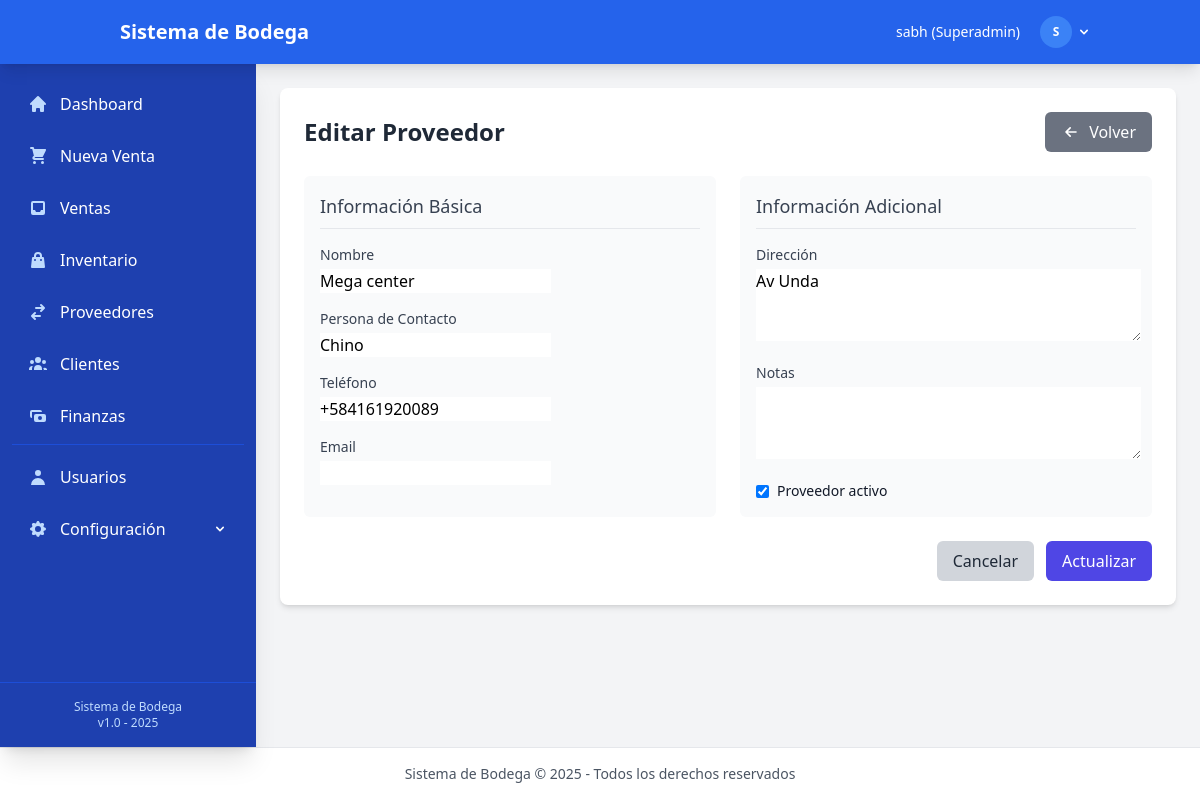
Page /suppliers/1/edit/ (signed in) on the committed database.
### accounts/models.py (models this page shows, shortened)
class User(AbstractUser):
    is_admin = models.BooleanField(default=False)
    is_employee = models.BooleanField(default=False)
    class Meta:
        verbose_name = 'Usuario'
        verbose_name_plural = 'Usuarios'
    @property
    def role(self):
        if self.is_superuser:
            return 'Superadmin'
        elif self.is_admin:
            return 'Administrador'
        elif self.is_employee:
            return 'Empleado'
        else:
            return 'Usuario'

### suppliers/models.py (models this page shows, shortened)
class Supplier(models.Model):
    name = models.CharField(
        max_length=100,
        verbose_name="Nombre"
    )
    contact_person = models.CharField(
        max_length=100,
        blank=True,
        verbose_name="Persona de Contacto"
    )
    phone = models.CharField(
        max_length=20,
        blank=True,
        verbose_name="Teléfono"
    )
    email = models.EmailField(
        blank=True,
        verbose_name="Email"
    )
    address = models.TextField(
        blank=True,
        verbose_name="Dirección"
    )
    notes = models.TextField(
        blank=True,
        verbose_name="Notas"
    )
    is_active = models.BooleanField(
        default=True,
        verbose_name="Activo"
    )
    created_at = models.DateTimeField(
        auto_now_add=True,
        verbose_name="Creado el"
    )
    updated_at = models.DateTimeField(
        auto_now=True,
        verbose_name="Actualizado el"
    )
    class Meta:
        verbose_name = "Proveedor"
        verbose_name_plural = "Proveedores"
        ordering = ['name']

### suppliers/views.py (the view)
# urls.py: path('<int:pk>/edit/', views.supplier_update, name='supplier_update'),
@login_required
def supplier_update(request, pk):
    supplier = get_object_or_404(Supplier, pk=pk)
    if request.method == 'POST':
        form = SupplierForm(request.POST, instance=supplier)
        if form.is_valid():
            form.save()
            messages.success(request, f'Proveedor "{supplier.name}" actualizado exitosamente.')
            return redirect('suppliers:supplier_detail', pk=supplier.pk)
    else:
        form = SupplierForm(instance=supplier)
    return render(request, 'suppliers/supplier_form.html', {
        'form': form,
        'supplier': supplier,
        'title': 'Editar Proveedor'
    })

### suppliers/forms.py
class SupplierForm(forms.ModelForm):
    class Meta:
        model = Supplier
        fields = [
            'name', 'contact_person', 'phone', 'email',
            'address', 'notes', 'is_active'
        ]
        widgets = {
            'name': forms.TextInput(attrs={'class': 'form-input'}),
            'contact_person': forms.TextInput(attrs={'class': 'form-input'}),
            'phone': forms.TextInput(attrs={'class': 'form-input'}),
            'email': forms.EmailInput(attrs={'class': 'form-input'}),
            'address': forms.Textarea(attrs={'class': 'form-input', 'rows': 3}),
            'notes': forms.Textarea(attrs={'class': 'form-input', 'rows': 3}),
        }

### utils/context_processors.py (called while the page is built)
def exchange_rate(request):
    latest_rate = ExchangeRate.get_latest_rate()
    return {
        'latest_exchange_rate': latest_rate,
    }

### utils/models.py (called while the page is built)
    @classmethod
    def get_latest_rate(cls):
        try:
            return cls.objects.latest()
        except cls.DoesNotExist:
            return None

### templates/suppliers/supplier_form.html (shortened to what this page needs)
{% extends 'base/base.html' %}
{% block content %}
<div class="bg-white rounded-lg shadow-md p-6 mb-6">
    <div class="flex justify-between items-center mb-6">
        <h1 class="text-2xl font-bold text-gray-800">{{ title }}</h1>
        <a href="{% url 'suppliers:supplier_list' %}" class="bg-gray-500 hover:bg-gray-600 text-white font-medium py-2 px-4 rounded-md inline-flex items-center">
            <svg xmlns="http://www.w3.org/2000/svg" class="h-5 w-5 mr-2" fill="none" viewBox="0 0 24 24" stroke="currentColor">
                <path stroke-linecap="round" stroke-linejoin="round" stroke-width="2" d="M11 17l-5-5m0 0l5-5m-5 5h12" />
            </svg>
            Volver
        </a>
    </div>
    <form method="post" class="space-y-6">
        <div class="grid grid-cols-1 md:grid-cols-2 gap-6">
            <div class="bg-gray-50 p-4 rounded-md space-y-4">
                <h2 class="text-lg font-medium text-gray-700 border-b pb-2">Información Básica</h2>
                <div>
                    <label for="{{ form.name.id_for_label }}" class="block text-sm font-medium text-gray-700 mb-1">Nombre</label>
                    {{ form.name }}
                </div>
                <div>
                    <label for="{{ form.contact_person.id_for_label }}" class="block text-sm font-medium text-gray-700 mb-1">Persona de Contacto</label>
                    {{ form.contact_person }}
                </div>
                <div>
                    <label for="{{ form.phone.id_for_label }}" class="block text-sm font-medium text-gray-700 mb-1">Teléfono</label>
                    {{ form.phone }}
                </div>
                <div>
                    <label for="{{ form.email.id_for_label }}" class="block text-sm font-medium text-gray-700 mb-1">Email</label>
                    {{ form.email }}
                </div>
            </div>
            <div class="bg-gray-50 p-4 rounded-md space-y-4">
                <h2 class="text-lg font-medium text-gray-700 border-b pb-2">Información Adicional</h2>
                <div>
                    <label for="{{ form.address.id_for_label }}" class="block text-sm font-medium text-gray-700 mb-1">Dirección</label>
                    {{ form.address }}
                </div>
                <div>
                    <label for="{{ form.notes.id_for_label }}" class="block text-sm font-medium text-gray-700 mb-1">Notas</label>
                    {{ form.notes }}
                </div>
                <div class="flex items-center mt-4">
                    {{ form.is_active }}
                    <label for="{{ form.is_active.id_for_label }}" class="ml-2 block text-sm text-gray-900">
                        Proveedor activo
                    </label>
                </div>
            </div>
        </div>
        <div class="flex justify-end space-x-3">
            <a href="{% url 'suppliers:supplier_list' %}" class="bg-gray-300 hover:bg-gray-400 text-gray-800 font-medium py-2 px-4 rounded-md">
                Cancelar
            </a>
            <button type="submit" class="bg-indigo-600 hover:bg-indigo-700 text-white font-medium py-2 px-4 rounded-md">
                {% if supplier %}Actualizar{% else %}Guardar{% endif %}
            </button>
        </div>
    </form>
</div>
{% endblock %}

### templates/base/base.html (shortened to what this page needs)
<!DOCTYPE html>
<html lang="es">
<head>
    <script src="https://cdn.tailwindcss.com"></script>
</head>
<body class="bg-gray-100 min-h-screen flex flex-col" x-data="{ sidebarOpen: false }">
    <header class="bg-blue-600 text-white shadow-lg relative z-50">
        <div class="container mx-auto px-4 py-3 flex justify-between items-center">
            <div class="flex items-center space-x-4">
                <a href="{% url 'dashboard' %}" class="text-xl font-bold hover:text-blue-200 transition-colors">
                    <span class="hidden sm:inline">Sistema de Bodega</span>
                </a>
            </div>
            {% if user.is_authenticated %}
            <div class="flex items-center space-x-4">
                <span class="text-sm hidden lg:inline">
                    {{ user.get_full_name|default:user.username }} ({{ user.role }})
                </span>
                <div x-data="{ userMenuOpen: false }" class="relative">
                    <button
                        @click="userMenuOpen = !userMenuOpen"
                        class="flex items-center text-sm focus:outline-none focus:ring-2 focus:ring-blue-300 rounded-full p-1">
                        <div class="h-8 w-8 bg-blue-500 rounded-full flex items-center justify-center">
                            <span class="text-xs font-bold">{{ user.username|first|upper }}</span>
                        </div>
                        <svg class="ml-1 h-4 w-4" xmlns="http://www.w3.org/2000/svg" viewBox="0 0 20 20" fill="currentColor">
                            <path fill-rule="evenodd" d="M5.293 7.293a1 1 0 011.414 0L10 10.586l3.293-3.293a1 1 0 111.414 1.414l-4 4a1 1 0 01-1.414 0l-4-4a1 1 0 010-1.414z" clip-rule="evenodd" />
                        </svg>
                    </button>
                </div>
            </div>
            {% endif %}
        </div>
    </header>
    <div class="flex flex-1 relative">
        {% if user.is_authenticated %}
        <aside class="sidebar-transition fixed md:static inset-y-0 left-0 z-40 w-64 bg-blue-800 text-white shadow-xl transform md:transform-none"
               :class="sidebarOpen ? 'translate-x-0' : '-translate-x-full md:translate-x-0'">
            <div class="h-full flex flex-col">
                <nav class="flex-1 py-4 overflow-y-auto custom-scrollbar">
                    <ul class="space-y-1 px-3">
                        <li>
                            <a href="{% url 'dashboard' %}"
                               @click="sidebarOpen = false"
                               class="flex items-center py-3 px-4 rounded-lg hover:bg-blue-700 transition-colors group">
                                <span class="font-medium">Dashboard</span>
                            </a>
                        </li>
                        <li>
                            <a href="{% url 'sales:sale_create' %}"
                               @click="sidebarOpen = false"
                               class="flex items-center py-3 px-4 rounded-lg hover:bg-blue-700 transition-colors group">
                                <span class="font-medium">Nueva Venta</span>
                            </a>
                        </li>
                        <li>
                            <a href="{% url 'sales:sale_list' %}"
                               @click="sidebarOpen = false"
                               class="flex items-center py-3 px-4 rounded-lg hover:bg-blue-700 transition-colors group">
                                <svg xmlns="http://www.w3.org/2000/svg" class="h-5 w-5 mr-3 text-blue-200 group-hover:text-white" viewBox="0 0 20 20" fill="currentColor">
                                    <path fill-rule="evenodd" d="M5 3a2 2 0 00-2 2v10a2 2 0 002 2h10a2 2 0 002-2V5a2 2 0 00-2-2H5zm0 2h10v7h-2l-1 2H8l-1-2H5V5z" clip-rule="evenodd" />
                                </svg>
                                <span class="font-medium">Ventas</span>
                            </a>
                        </li>
                        <li>
                            <a href="{% url 'inventory:product_list' %}"
                               @click="sidebarOpen = false"
                               class="flex items-center py-3 px-4 rounded-lg hover:bg-blue-700 transition-colors group">
                                <span class="font-medium">Inventario</span>
                            </a>
                        </li>
                        <li>
                            <a href="{% url 'suppliers:supplier_list' %}"
                               @click="sidebarOpen = false"
                               class="flex items-center py-3 px-4 rounded-lg hover:bg-blue-700 transition-colors group">
                                <span class="font-medium">Proveedores</span>
                            </a>
                        </li>
                        <li>
                            <a href="{% url 'customers:customer_list' %}"
                               @click="sidebarOpen = false"
                               class="flex items-center py-3 px-4 rounded-lg hover:bg-blue-700 transition-colors group">
                                <span class="font-medium">Clientes</span>
                            </a>
                        </li>
                        <li>
                            <a href="{% url 'finances:dashboard' %}"
                               @click="sidebarOpen = false"
                               class="flex items-center py-3 px-4 rounded-lg hover:bg-blue-700 transition-colors group">
                                <span class="font-medium">Finanzas</span>
                            </a>
                        </li>
                        {% if user.is_admin or user.is_superuser %}
                        <li class="border-t border-blue-700 pt-2 mt-2">
                            <a href="{% url 'accounts:user_list' %}"
                               @click="sidebarOpen = false"
                               class="flex items-center py-3 px-4 rounded-lg hover:bg-blue-700 transition-colors group">
                                <svg xmlns="http://www.w3.org/2000/svg" class="h-5 w-5 mr-3 text-blue-200 group-hover:text-white" viewBox="0 0 20 20" fill="currentColor">
                                    <path fill-rule="evenodd" d="M10 9a3 3 0 100-6 3 3 0 000 6zm-7 9a7 7 0 1114 0H3z" clip-rule="evenodd" />
                                </svg>
                                <span class="font-medium">Usuarios</span>
                            </a>
                        </li>
                        <li x-data="{ submenuOpen: false }">
                            <button @click="submenuOpen = !submenuOpen"
                                    class="w-full flex items-center py-3 px-4 rounded-lg hover:bg-blue-700 transition-colors group">
                                <span class="flex-1 text-left font-medium">Configuración</span>
                            </button>
                        </li>
                        {% endif %}
                    </ul>
                </nav>
                <div class="p-4 border-t border-blue-700">
                    <div class="text-center text-xs text-blue-200">
                        Sistema de Bodega<br>
                        v1.0 - 2025
                    </div>
                </div>
            </div>
        </aside>
        {% endif %}
        <main class="flex-1 min-w-0">
            <div class="p-4 md:p-6">
                {% block content %}{% endblock %}
            </div>
        </main>
    </div>
    <footer class="bg-white border-t border-gray-200 p-4">
        <div class="container mx-auto text-center text-gray-600 text-sm">
            <p class="hidden sm:block">Sistema de Bodega &copy; 2025 - Todos los derechos reservados</p>
        </div>
    </footer>
</body>
</html>

### templates/base/base.html (style rules this page uses)
.sidebar-transition { transition: all 0.3s ease-in-out; }

### rows in the picture
User: get_full_name "sabh", role "Superadmin", username|first "S"
Supplier: name "Mega center", contact_person "Chino", phone "+584161920089", address "Av Unda", is_active "☑"

### other values in the picture
{{ title }} "Editar Proveedor"
